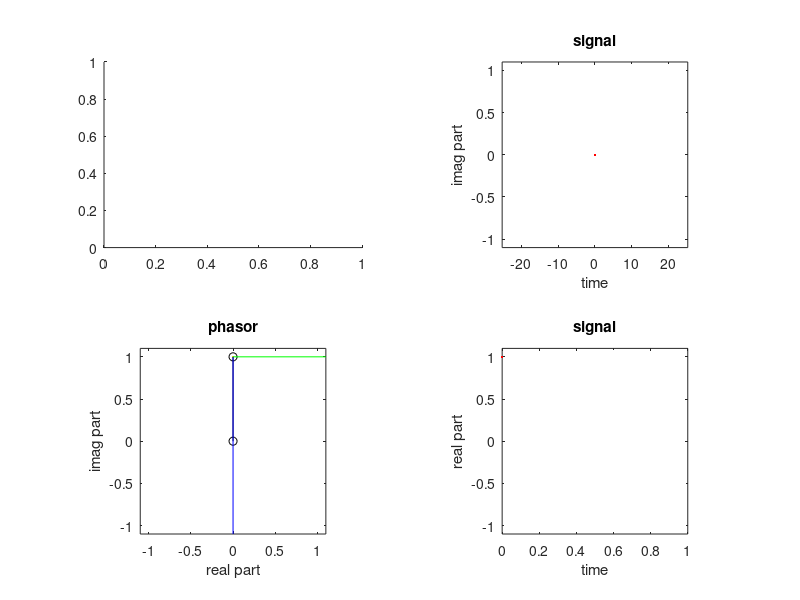

MATLAB code to generate this figure: (Note: this script raises an error after producing the figure.)
%	MATLAB Rotating Phasor Animation
%
%	using basic MATLAB drawing functions

clear

% 4 cycles of constant amplitude 4Hz phasor

M = 128;                    % no of samples
step = 360/M;               % angular step (degrees)
f = 4;                      % fequency (Hz)
dt = 1/M;                   % time step (seconds)
ph = 0;                     % initial phase shift
t = 0:dt:1;                 % time axis
A = 1;
b= 3;
theta=2*pi*f*t;             % initial amplitude
x = exp(b*-1*t).*exp(i*theta);		            %unit amplitude phasor
xr = real(x);               %Real part
xi = imag(x);               %Imaginary part
xmax = max([xr xi ])*1.1;	%sets amplitude axes > max plot size
tmin = min(t);              %sets t axis min = start value
tmax = max(t);  
thetamax=2*pi*f*tmax;                          %sets t axis max = stop value
thetamin=2*pi*f*t;

fprintf(1,'Rotating Phasor: press return to start\n')
pause;

figure(1);                          % make figure appear

for ii =1:M+1

%	timer
t0 = clock;
te = 0;

%	phasor plot imaginary

subplot(2,2,1)                      %plot phasor on previously set axes
plot(theta,xi(1:ii),'y');        % plot phasor trajectory
hold on
plot([0,theta(ii)],[0,xi(ii)],'o-k');    % plot radial line for current phasor

plot([theta(ii),thetamax],[xi(ii),xi(ii)],'g') % plot horizontal line indicating current value of xi
plot([theta(ii),theta(ii)],[-xmax,xi(ii)],'b') % plot vertical line indicating current value of xi
axis( [ -thetamax thetamax -xmax xmax ]);
axis('square');
title('phasor');
xlabel('real part');
ylabel('imag part');
hold off

drawnow

%	Imag signal plot

subplot(2,2,2)                          %plot sinusoid on previously set axes
plot(theta(1:ii),xi(1:ii),'r');             % plot imaginary component against time
hold on;
plot([theta(1),theta(ii)],[xi(ii),xi(ii)],'g') % plot horizontal line indicating current value of xi
hold off
axis( [ -thetamax thetamax -xmax xmax ]);
axis('square')
xlabel('time');
ylabel('imag part');
title('signal');

drawnow

%	Real signal plot

%%%%%%%%%%%%%%%%%%
% ADD CODE HERE  %
%%%%%%%%%%%%%%%%%%

%	phasor plot real

subplot(2,2,3)                      %plot phasor on previously set axes
plot(xi(1:ii),xr(1:ii),'y');        % plot phasor trajectory
hold on
plot([0,xi(ii)],[0,xr(ii)],'o-k');    % plot radial line for current phasor

plot([xi(ii),xmax],[xr(ii),xr(ii)],'g') % plot horizontal line indicating current value of xi
plot([xi(ii),xi(ii)],[-xmax,xr(ii)],'b') % plot vertical line indicating current value of xi
axis( [ -xmax xmax -xmax xmax ]);
axis('square');
title('phasor');
xlabel('real part');
ylabel('imag part');
hold off

drawnow



%	Real signal plot

subplot(2,2,4)                          %plot sinusoid on previously set axes
plot(t(1:ii),xr(1:ii),'r');             % plot imaginary component against time
hold on;
plot([t(1),t(ii)],[xr(ii),xr(ii)],'g') % plot horizontal line indicating current value of xi
hold off
axis( [ tmin tmax -xmax xmax ]);
axis('square')
xlabel('time');
ylabel('real part');
title('signal');

drawnow


%	constant frame rate via a busy wait loop

while te < 0.2
	te = (clock - t0) * [0 0 86400 3600 60 1]';
end

end
